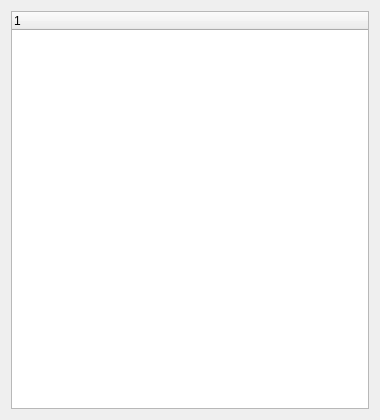
<?xml version="1.0" encoding="UTF-8"?>
<ui version="4.0"><class>Dialog</class><widget class="QDialog" name="Dialog"><property name="geometry"><rect><x>0</x><y>0</y><width>380</width><height>420</height></rect></property><property name="windowTitle"><string>#102 lists/187_tree_overflow</string></property><layout class="QVBoxLayout" name="verticalLayout"><property name="leftMargin"><number>11</number></property><property name="topMargin"><number>11</number></property><property name="rightMargin"><number>11</number></property><property name="bottomMargin"><number>11</number></property><property name="spacing"><number>6</number></property><item><widget class="QTreeWidget" name="tree"></widget></item></layout></widget></ui>
